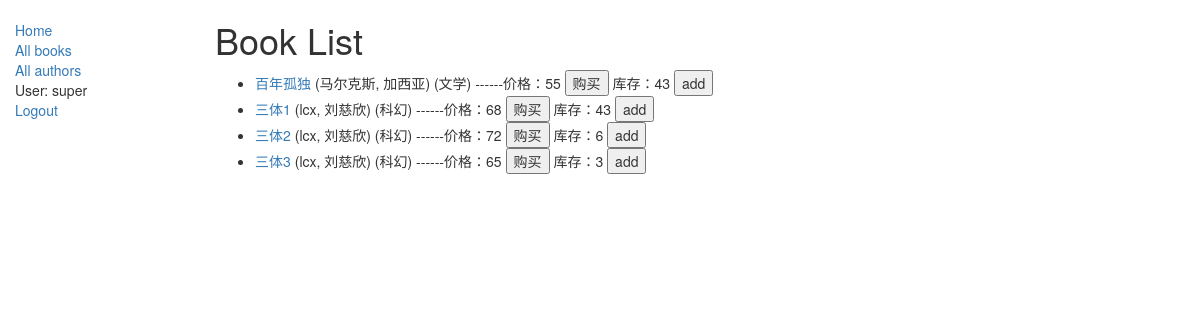
/polls/books/ (signed in), run on the app's committed database.
### polls/models.py (models this page shows, shortened)
class Book(models.Model):
    title = models.CharField(max_length=200)
    author = models.ForeignKey('Author', on_delete=models.SET_NULL, null=True)
    summary = models.TextField(max_length=1000, help_text="Enter a brief description of the book")
    isbn = models.CharField('ISBN',max_length=13, help_text='13 Character ISBN number</a>')
    count = models.IntegerField()
    price = models.IntegerField()
    genre = models.CharField(max_length=200, help_text="Enter a book genre (e.g. Science Fiction, French Poetry etc.)")
    '''
    def display_genre(self):
        """
        Creates a string for the Genre. This is required to display genre in Admin.
        """
        return ', '.join([ genre.name for genre in self.genre.all()[:3] ])
    '''
    def get_absolute_url(self):
        return reverse('book-detail', args=[str(self.id)])

class Author(models.Model):
    first_name = models.CharField(max_length=100)
    last_name = models.CharField(max_length=100)
    date_of_birth = models.DateField(null=True, blank=True)
    date_of_death = models.DateField('Died', null=True, blank=True)
    def __str__(self):
        return '%s, %s' % (self.last_name, self.first_name)

### polls/views.py (the view)
# urls.py: path('books/', views.BookListView.as_view(), name='books'),
class BookListView(LoginRequiredMixin,generic.ListView):
    model = Book
    paginate_by = 10

### polls/templates/polls/book_list.html
{% extends "base_generic.html" %}
{% block content %}
    <h1>Book List</h1>
    {% if book_list %}
    <ul>
      {% for book in book_list %}
      <li>
        <a href="{{ book.get_absolute_url }}">{{ book.title }}</a>
        ({{book.author}})
        ({{book.genre}})
        ------价格：{{book.price}}
        <input type="submit" value="购买" onclick="document.getElementById('book.count').innerHTML--">
        <span id="count">库存：{{book.count}}</span>
        <button>add</button>
      </li>
      {% endfor %}
    </ul>
    {% else %}
      <p>There are no books in the library.</p>
    {% endif %}
{% endblock %}

### polls/templates/base_generic.html (shortened to what this page needs)
<!DOCTYPE html>
<html lang="utf-8">
<head>
  <link rel="stylesheet" href="https://maxcdn.bootstrapcdn.com/bootstrap/3.3.7/css/bootstrap.min.css">
  {% load static %}
  <link rel="stylesheet" href="{% static 'css/styles.css' %}">
</head>
<body>
  <div class="container-fluid">
    <div class="row">
      <div class="col-sm-2">
      {% block sidebar %}
      <ul class="sidebar-nav">
          <li><a href="{% url 'index' %}">Home</a></li>
          <li><a href="{% url 'books' %}">All books</a></li>
          <li><a href="{% url 'authors' %}">All authors</a></li>
         {% if user.is_authenticated %}
           <li>User: {{ user.get_username }}</li>
           <li><a href="{% url 'logout'%}?next={{request.path}}">Logout</a></li>
         {% else %}
           <li><a href="{% url 'login'%}?next={{request.path}}">Login</a></li>
         {% endif %}
      </ul>
     {% endblock %}
      </div>
      <div class="col-sm-10 ">
      {% block content %}{% endblock %}
      </div>
    </div>
  </div>
</body>
</html>

### polls/static/css/styles.css (style rules this page uses)
.sidebar-nav { margin-top: 20px; padding: 0; list-style: none; }

### data on the page
Book: title "百年孤独", author "马尔克斯, 加西亚", genre "文学", price "55", count "43"
Book: title "三体1", author "lcx, 刘慈欣", genre "科幻", price "68", count "43"
Book: title "三体2", author "lcx, 刘慈欣", genre "科幻", price "72", count "6"
Book: title "三体3", author "lcx, 刘慈欣", genre "科幻", price "65", count "3"

### other printed values
{{ user.get_username }} "super"
